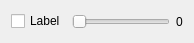
<?xml version="1.0" encoding="UTF-8"?>
<ui version="4.0">
 <class>Form</class>
 <widget class="QWidget" name="Form">
  <property name="geometry">
   <rect>
    <x>0</x>
    <y>0</y>
    <width>194</width>
    <height>43</height>
   </rect>
  </property>
  <property name="windowTitle">
   <string>Form</string>
  </property>
  <property name="toolTip">
   <string/>
  </property>
  <layout class="QGridLayout" name="gridLayout">
   <item row="0" column="0">
    <layout class="QHBoxLayout" name="horizontalLayout">
     <property name="sizeConstraint">
      <enum>QLayout::SetNoConstraint</enum>
     </property>
     <item>
      <widget class="QCheckBox" name="chkBox">
       <property name="sizePolicy">
        <sizepolicy hsizetype="Maximum" vsizetype="Fixed">
         <horstretch>0</horstretch>
         <verstretch>0</verstretch>
        </sizepolicy>
       </property>
       <property name="maximumSize">
        <size>
         <width>87</width>
         <height>16777215</height>
        </size>
       </property>
       <property name="text">
        <string>Label</string>
       </property>
      </widget>
     </item>
     <item>
      <widget class="QSlider" name="sldValue">
       <property name="maximum">
        <number>100</number>
       </property>
       <property name="orientation">
        <enum>Qt::Horizontal</enum>
       </property>
      </widget>
     </item>
     <item>
      <widget class="QLabel" name="lblValue">
       <property name="text">
        <string>0</string>
       </property>
      </widget>
     </item>
    </layout>
   </item>
  </layout>
 </widget>
 <resources/>
 <connections>
  <connection>
   <sender>sldValue</sender>
   <signal>valueChanged(int)</signal>
   <receiver>lblValue</receiver>
   <slot>setNum(int)</slot>
   <hints>
    <hint type="sourcelabel">
     <x>88</x>
     <y>22</y>
    </hint>
    <hint type="destinationlabel">
     <x>258</x>
     <y>28</y>
    </hint>
   </hints>
  </connection>
 </connections>
</ui>
